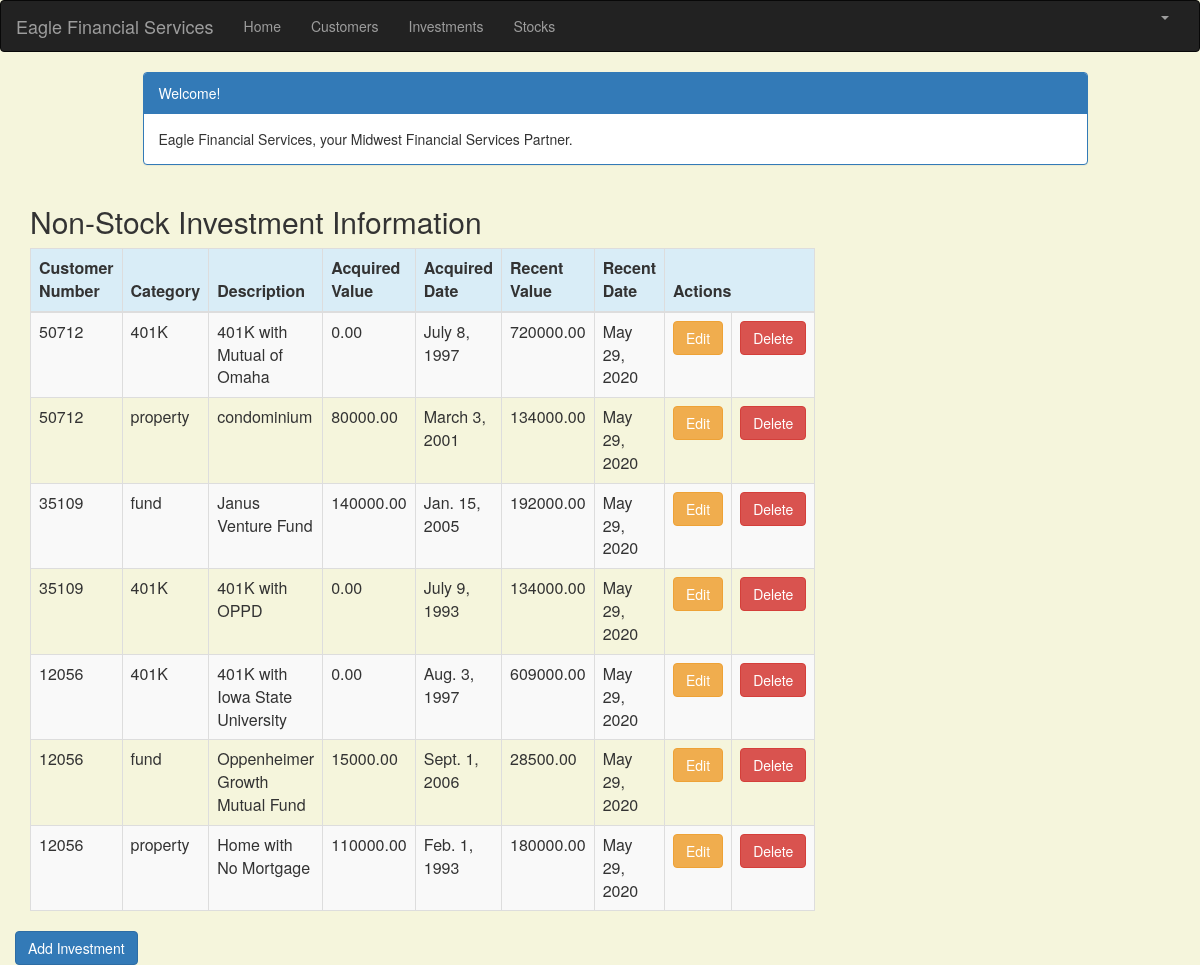
Page /investment_list (signed in) on the committed database.
### portfolio/models.py (models this page shows, shortened)
class Investment(models.Model):
    customer = models.ForeignKey(Customer, on_delete=models.CASCADE, related_name='investments')
    category = models.CharField(max_length=50)
    description = models.CharField(max_length=200)
    acquired_value = models.DecimalField(max_digits=10, decimal_places=2)
    acquired_date = models.DateField(default=timezone.now)
    recent_value = models.DecimalField(max_digits=10, decimal_places=2)
    recent_date = models.DateField(default=timezone.now, blank=True, null=True)

class Customer(models.Model):
    name = models.CharField(max_length=50)
    address = models.CharField(max_length=200)
    cust_number = models.IntegerField(blank=False, null=False)
    city = models.CharField(max_length=50)
    state = models.CharField(max_length=50)
    zipcode = models.CharField(max_length=10)
    email = models.EmailField(max_length=200)
    cell_phone = models.CharField(max_length=50)
    created_date = models.DateTimeField(
        default=timezone.now)
    updated_date = models.DateTimeField(auto_now_add=True)
    def __str__(self):
        return str(self.cust_number)

### portfolio/views.py (the view)
# urls.py: path('investment_list', views.investment_list, name='investment_list'),
@login_required
def investment_list(request):
   investments = Investment.objects.filter(acquired_date__lte=timezone.now())
   return render(request, 'portfolio/investment_list.html', {'investments': investments})

### portfolio/templates/portfolio/investment_list.html (shortened to what this page needs)
{% extends 'portfolio/base.html' %}
{% block content %}
<html>
<head>
    <link rel="stylesheet" href="https://maxcdn.bootstrapcdn.com/bootstrap/3.3.4/css/bootstrap.min.css">
</head>
<body>
<div class="container">
    <div class="row">
        <div class="col-md-10 col-md-offset-1">
            <div class="panel panel-primary">
                <div class="panel-heading">Welcome!</div>
                <div class="panel-body">
                    Eagle Financial Services, your Midwest Financial Services Partner.
                </div>
            </div>
        </div>
    </div>
</div>
<div class="row">
    <h2 style="padding-left: 15Px">Non-Stock Investment Information</h2>
</div>
<div>
    <table class="table table-striped table-bordered table-hover">
        <thead>
        <tr class="bg-info">
            <th>Customer Number</th>
            <th>Category</th>
            <th>Description</th>
            <th>Acquired Value</th>
            <th>Acquired Date</th>
            <th>Recent Value</th>
            <th>Recent Date</th>
            <th colspan="3">Actions</th>
        </tr>
        </thead>
        <tbody>
        {% for investment in investments %}
        <tr>
            <td>{{ investment.customer }}</td>
            <td>{{ investment.category }}</td>
            <td>{{ investment.description }}</td>
            <td>{{ investment.acquired_value }}</td>
            <td>{{ investment.acquired_date }}</td>
            <td>{{ investment.recent_value }}</td>
            <td>{{ investment.recent_date }}</td>
            <td><a href="{% url 'portfolio:investment_edit' pk=investment.pk %}"
                   class="btn btn-warning">Edit</a></td>
            <td><a href="{% url 'portfolio:investment_delete' pk=investment.pk %}"
                   onclick="return confirm('Are you sure you want to delete?')"
                   class="btn btn-danger">Delete</a>
            </td>
        </tr>
        {% endfor %}
        </tbody>
    </table>
    <div class="row">
        <a href="{% url 'portfolio:investment_new' %}" class="row"><span
                class="btn btn-primary">Add Investment</span></a>
    </div>
</div>
</body>
</html>
{% endblock %}

### portfolio/templates/portfolio/base.html (shortened to what this page needs)
{% load static %}
<link rel="stylesheet" type="text/css" href="{% static 'css/portfolio.css' %}">
<html lang="en">
<head>
    <link rel="stylesheet" href="https://maxcdn.bootstrapcdn.com/bootstrap/3.3.7/css/bootstrap.min.css">
</head>
<body id="app-layout">
<nav class="navbar navbar-inverse">
    <div class="container-fluid">
        <div class="navbar-header">
            <a class="navbar-brand" href="/">
                Eagle Financial Services
            </a>
        </div>
        <div class="collapse navbar-collapse" id="myNavbar">
            <ul class="nav navbar-nav">
                <li><a href="{% url 'portfolio:home' %}">Home</a></li>
                <li><a href="{% url 'portfolio:customer_list' %}">Customers</a></li>
                <li><a href="{% url 'portfolio:investment_list' %}">Investments</a></li>
                <li><a href="{% url 'portfolio:stock_list' %}">Stocks</a></li>
            </ul>
            <ul class="nav navbar-nav navbar-right">
                {% if user.is_authenticated %}
                <li class="dropdown">
                    <a href="#" class="dropdown-toggle" data-toggle="dropdown" role="button" aria-expanded="false">
                        <span class="caret"></span>
                    </a>
                </li>
                {% else %}
                <li><a href="{% url 'login' %}"><span class="glyphicon glyphicon-log-in"></span> Login</a></li>
                {% endif %}
            </ul>
        </div>
    </div>
</nav>
<div class="content container">
    <div class="row">
        <div class="col-md-8">
            {% block content %}{% endblock %}
        </div>
    </div>
</body>
</html>

### portfolio/templates/portfolio/base.html (style rules this page uses)
.navbar { margin-bottom: 0; border-radius: 0; }

### portfolio/templates/portfolio/investment_list.html (style rules this page uses)
body { background-color: beige; }

### rows in the picture
Investment: customer "50712", category "401K", description "401K with Mutual of Omaha", acquired_value "0.00", acquired_date "July 8, 1997", recent_value "720000.00", recent_date "May 29, 2020"
Investment: customer "50712", category "property", description "condominium", acquired_value "80000.00", acquired_date "March 3, 2001", recent_value "134000.00", recent_date "May 29, 2020"
Investment: customer "35109", category "fund", description "Janus Venture Fund", acquired_value "140000.00", acquired_date "Jan. 15, 2005", recent_value "192000.00", recent_date "May 29, 2020"
Investment: customer "35109", category "401K", description "401K with OPPD", acquired_value "0.00", acquired_date "July 9, 1993", recent_value "134000.00", recent_date "May 29, 2020"
Investment: customer "12056", category "401K", description "401K with Iowa State University", acquired_value "0.00", acquired_date "Aug. 3, 1997", recent_value "609000.00", recent_date "May 29, 2020"
Investment: customer "12056", category "fund", description "Oppenheimer Growth Mutual Fund", acquired_value "15000.00", acquired_date "Sept. 1, 2006", recent_value "28500.00", recent_date "May 29, 2020"
Investment: customer "12056", category "property", description "Home with No Mortgage", acquired_value "110000.00", acquired_date "Feb. 1, 1993", recent_value "180000.00", recent_date "May 29, 2020"
